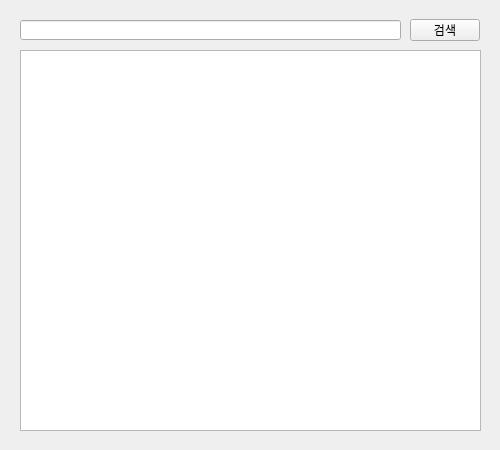
<?xml version="1.0" encoding="UTF-8"?>
<ui version="4.0">
 <class>Form</class>
 <widget class="QWidget" name="Form">
  <property name="geometry">
   <rect>
    <x>0</x>
    <y>0</y>
    <width>500</width>
    <height>450</height>
   </rect>
  </property>
  <property name="windowTitle">
   <string>Form</string>
  </property>
  <widget class="QLineEdit" name="searchEnt">
   <property name="geometry">
    <rect>
     <x>20</x>
     <y>20</y>
     <width>381</width>
     <height>20</height>
    </rect>
   </property>
  </widget>
  <widget class="QPushButton" name="searchBtn">
   <property name="geometry">
    <rect>
     <x>410</x>
     <y>19</y>
     <width>70</width>
     <height>22</height>
    </rect>
   </property>
   <property name="text">
    <string>검색</string>
   </property>
  </widget>
  <widget class="QListWidget" name="list">
   <property name="geometry">
    <rect>
     <x>20</x>
     <y>50</y>
     <width>461</width>
     <height>381</height>
    </rect>
   </property>
  </widget>
 </widget>
 <resources/>
 <connections/>
</ui>
